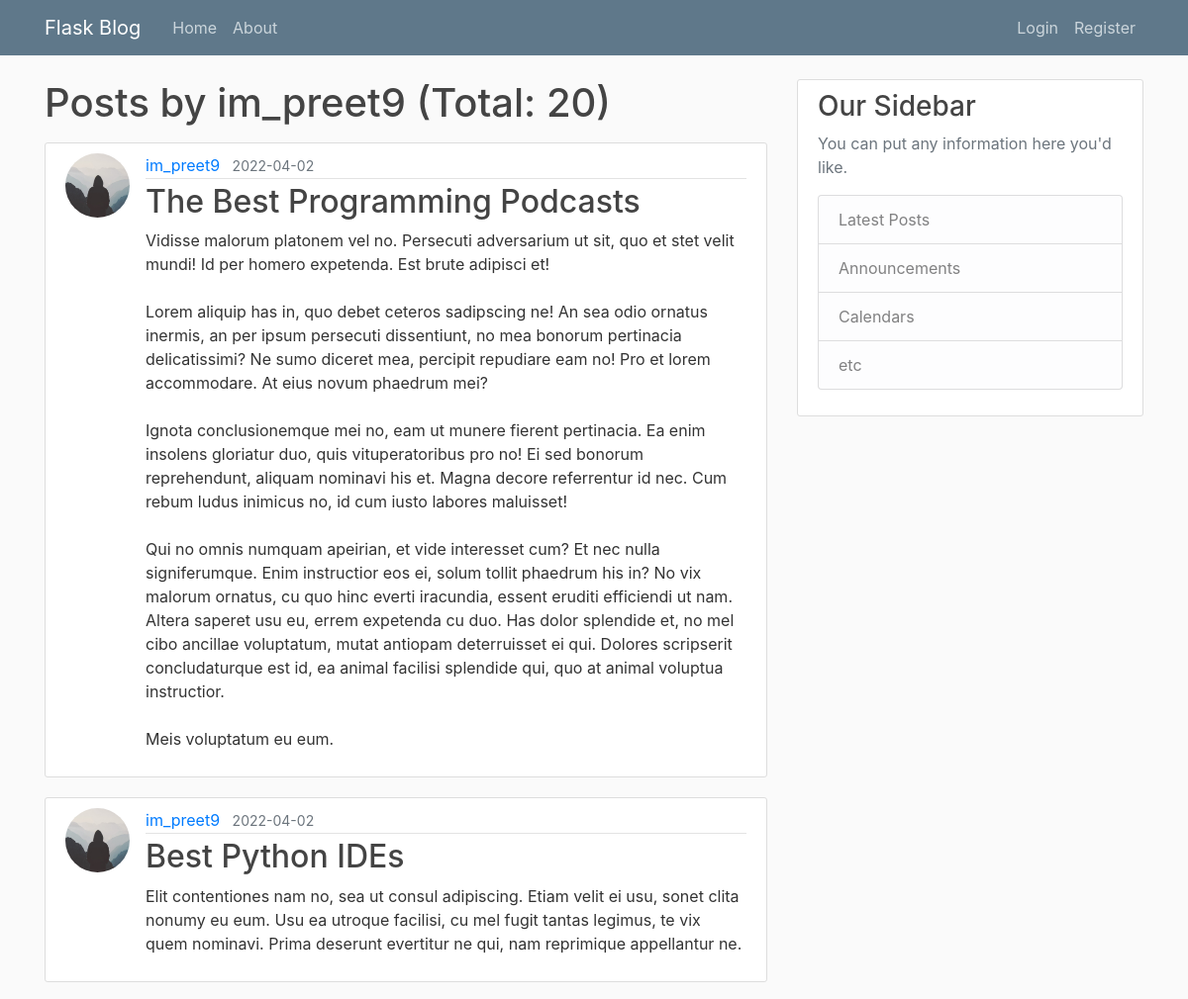
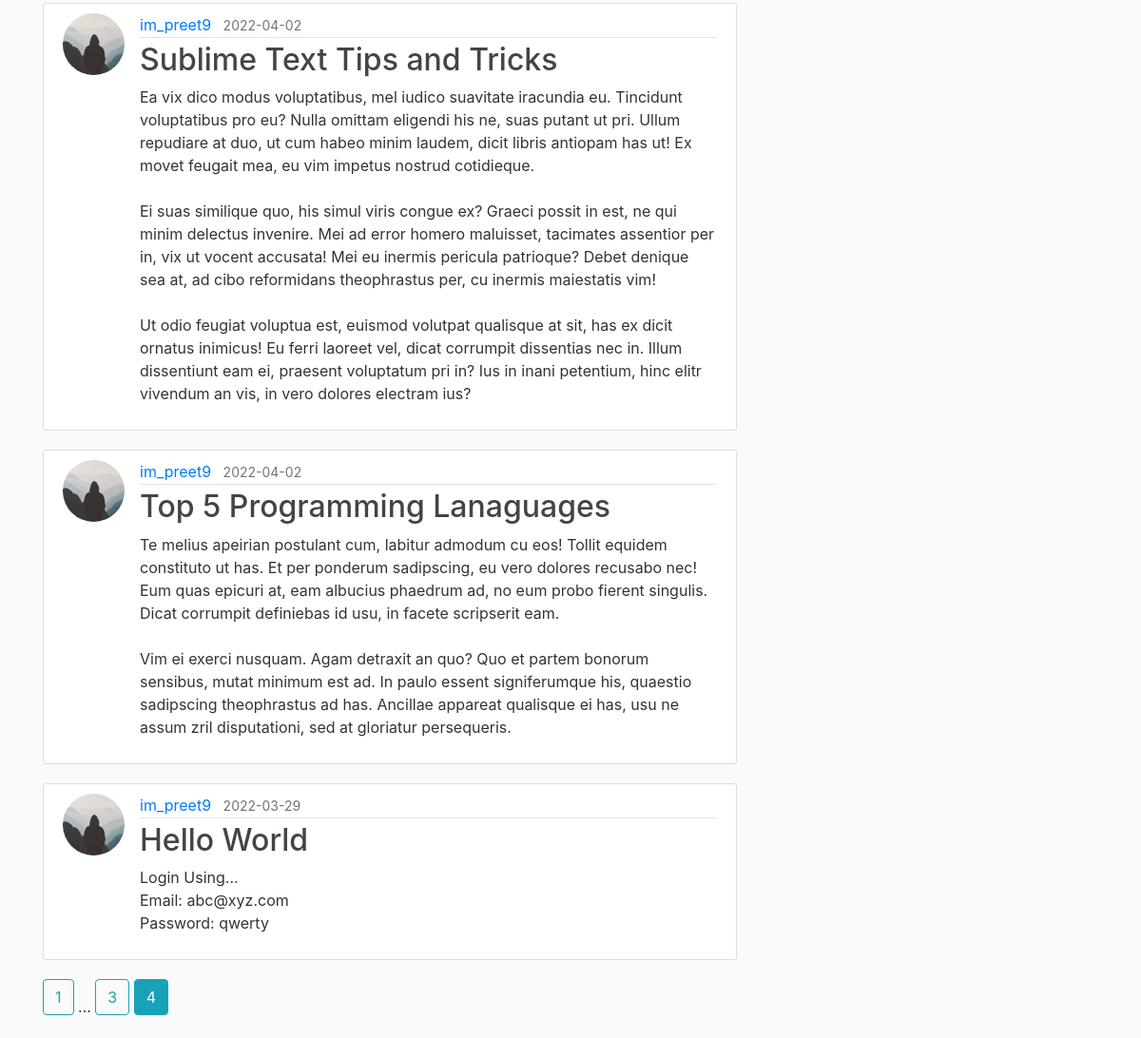
Page /user/im_preet9?page=4 on the committed database (2 pictures, top to bottom).
### flaskblog/models.py (models this page shows, shortened)
class User(db.Model, UserMixin):
    id = db.Column(db.Integer, primary_key=True)
    username = db.Column(db.String(20), unique=True, nullable=False)
    email = db.Column(db.String(120), unique=True, nullable=False)
    img_file = db.Column(db.String(20), nullable=False, default="default.jpeg")
    password = db.Column(db.String(60), nullable=False)
    posts = db.relationship("Post", backref="author", lazy=True)

class Post(db.Model):
    id = db.Column(db.Integer, primary_key=True)
    title = db.Column(db.String(100), nullable=False)
    date = db.Column(db.DateTime, nullable=False, default=datetime.utcnow)
    content = db.Column(db.Text, nullable=False)
    user_id = db.Column(db.Integer, db.ForeignKey("user.id"), nullable=False)

### flaskblog/users/routes.py (the view)
@users.route("/user/<string:username>")
def user_posts(username):
    page = request.args.get("page", 1, type=int)
    user = User.query.filter_by(username=username).first_or_404()
    posts = Post.query.filter_by(author=user).order_by(Post.date.desc()).paginate(page=page, per_page=5)
    return render_template("user_posts.html", posts=posts, user=user)

### flaskblog/templates/user_posts.html
{% extends "layout.html" %}
{% block content %}
    <h1 class="mb-3">Posts by {{ user.username }} (Total: {{ posts.total }})</h1>
    {% for post in posts.items %}
        <article class="media content-section">
            <img
                    src="{{ url_for('static', filename='profile_pics/' + post.author.img_file) }}"
                    alt="profile picture"
                    class="rounded-circle article-img"
            />
            <div class="media-body">
                <div class="article-metadata">
                    <a class="mr-2"
                       href="{{ url_for("users.user_posts", username=post.author.username) }}">{{ post.author.username }}</a>
                    <small class="text-muted">{{ post.date.strftime("%Y-%m-%d") }}</small>
                </div>
                <h2>
                    <a class="article-title" href="{{ url_for('posts.post', post_id=post.id) }}"
                    >{{ post.title }}</a
                    >
                </h2>
                <p class="article-content">{{ post.content }}</p>
            </div>
        </article>
    {% endfor %}
    {% for page_num in posts.iter_pages(left_edge=1, right_edge=1, left_current=1, right_current=2) %}
        {% if page_num %}
            {% if posts.page == page_num %}
                <a class="btn btn-info mb-4"
                   href="{{ url_for('users.user_posts', username=user.username, page=page_num) }}">{{ page_num }}</a>
            {% else %}
                <a class="btn btn-outline-info mb-4"
                   href="{{ url_for('users.user_posts', username=user.username, page=page_num) }}">{{ page_num }}</a>
            {% endif %}
        {% else %}
            ...
        {% endif %}
    {% endfor %}
{% endblock content %}

### flaskblog/static/main.css (style rules this page uses)
body { background: #fafafa; color: #333333; margin-top: 5rem; }
h1, h2, h3, h4, h5, h6 { color: #444444; }
.content-section { background: #ffffff; padding: 10px 20px; border: 1px solid #dddddd; border-radius: 3px; margin-bottom: 20px; }
.article-title { color: #444444; }
.article-content { white-space: pre-line; }
.article-img { height: 65px; width: 65px; margin-right: 16px; }
.article-metadata { padding-bottom: 1px; margin-bottom: 4px; border-bottom: 1px solid #e3e3e3; }

### rows in the picture
User: username "im_preet9"
Post: img_file (placeholder picture), author.username "im_preet9", date "2022-04-02", title "The Best Programming Podcasts", content "Vidisse malorum platonem vel no. Persecuti adversarium ut sit, quo et stet velit mundi! Id per homero expetenda. Est brute adipisci et! Lorem aliquip has in, quo debet ceteros sadipscing ne! An sea odio ornatus inermis, an per ipsum persecuti dissentiunt, no mea bonorum pertinacia delicatissimi? Ne sumo diceret mea, percipit repudiare eam no! Pro et lorem accommodare. At eius novum phaedrum mei? Ignota conclusionemque mei no, eam ut munere fierent pertinacia. Ea enim insolens gloriatur duo, quis vituperatoribus pro no! Ei sed bonorum reprehendunt, aliquam nominavi his et. Magna decore referrentur id nec. Cum rebum ludus inimicus no, id cum iusto labores maluisset! Qui no omnis numquam…"
Post: img_file (placeholder picture), author.username "im_preet9", date "2022-04-02", title "Best Python IDEs", content "Elit contentiones nam no, sea ut consul adipiscing. Etiam velit ei usu, sonet clita nonumy eu eum. Usu ea utroque facilisi, cu mel fugit tantas legimus, te vix quem nominavi. Prima deserunt evertitur ne qui, nam reprimique appellantur ne."
Post: img_file (placeholder picture), author.username "im_preet9", date "2022-04-02", title "Sublime Text Tips and Tricks", content "Ea vix dico modus voluptatibus, mel iudico suavitate iracundia eu. Tincidunt voluptatibus pro eu? Nulla omittam eligendi his ne, suas putant ut pri. Ullum repudiare at duo, ut cum habeo minim laudem, dicit libris antiopam has ut! Ex movet feugait mea, eu vim impetus nostrud cotidieque. Ei suas similique quo, his simul viris congue ex? Graeci possit in est, ne qui minim delectus invenire. Mei ad error homero maluisset, tacimates assentior per in, vix ut vocent accusata! Mei eu inermis pericula patrioque? Debet denique sea at, ad cibo reformidans theophrastus per, cu inermis maiestatis vim! Ut odio feugiat voluptua est, euismod volutpat qualisque at sit, has ex dicit ornatus inimicus! Eu…"
Post: img_file (placeholder picture), author.username "im_preet9", date "2022-04-02", title "Top 5 Programming Lanaguages", content "Te melius apeirian postulant cum, labitur admodum cu eos! Tollit equidem constituto ut has. Et per ponderum sadipscing, eu vero dolores recusabo nec! Eum quas epicuri at, eam albucius phaedrum ad, no eum probo fierent singulis. Dicat corrumpit definiebas id usu, in facete scripserit eam. Vim ei exerci nusquam. Agam detraxit an quo? Quo et partem bonorum sensibus, mutat minimum est ad. In paulo essent signiferumque his, quaestio sadipscing theophrastus ad has. Ancillae appareat qualisque ei has, usu ne assum zril disputationi, sed at gloriatur persequeris."
Post: img_file (placeholder picture), author.username "im_preet9", date "2022-03-29", title "Hello World", content "Login Using... Email: abc@xyz.com Password: qwerty"

### other values in the picture
{{ posts.total }} "20"
{{ page_num }} "1" "3"
{{ page_num }} "4"
